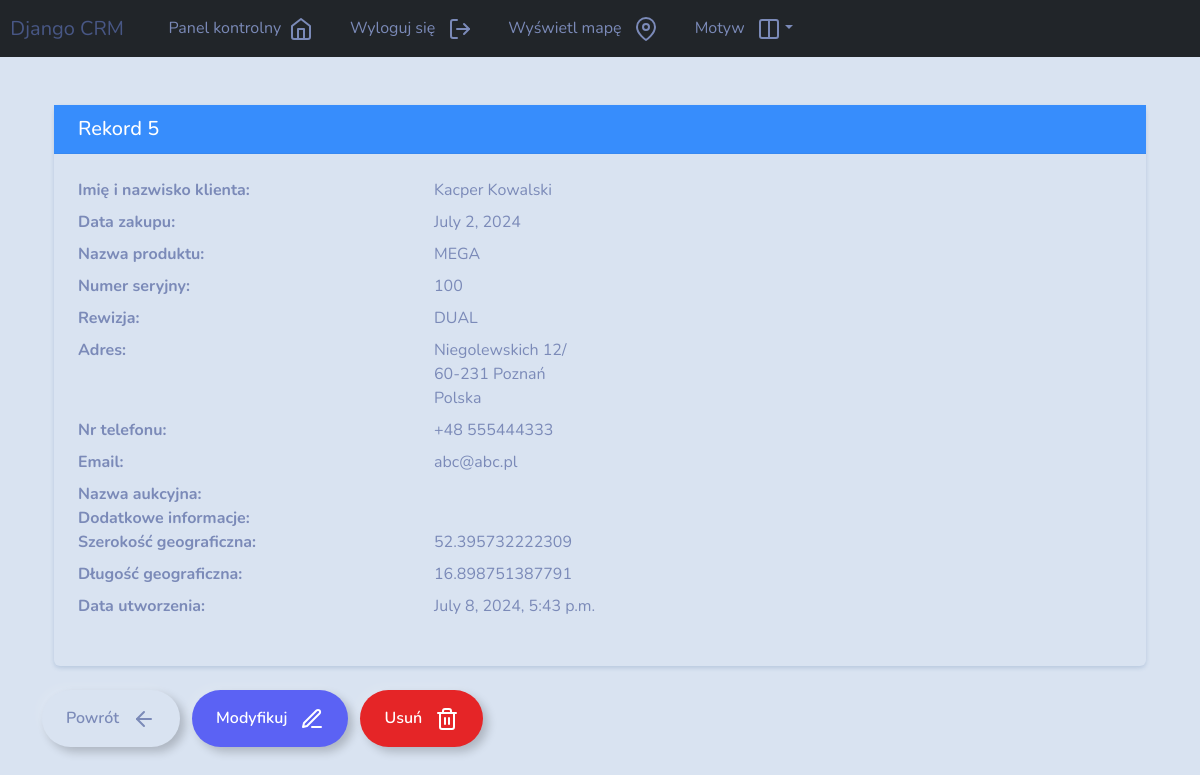
The app's page /record/5 (signed in) with its own data.
### webapp/models.py (models this page shows, shortened)
class Record(models.Model):
    creation_date = models.DateTimeField(auto_now_add=True)
    purchase_date = models.DateField(blank=True, null=True)  # Allows blank and NULL
    product_name = models.CharField(max_length=100, blank=True)  # Allows blank
    serial_number = models.CharField(max_length=100, blank=True)  # Allows blank
    revision = models.CharField(max_length=100, blank=True)  # Allows blank
    customer_first_name = models.CharField(max_length=100, blank=True)  # Allows blank
    customer_last_name = models.CharField(max_length=100, blank=True)  # Allows blank
    address_street = models.CharField(max_length=100, blank=True)  # Allows blank
    address_building = models.CharField(max_length=100, blank=True)  # Allows blank
    address_apartment = models.CharField(max_length=100, blank=True)  # Allows blank
    address_city = models.CharField(max_length=100, blank=True)  # Allows blank
    address_postal_code = models.CharField(max_length=100, blank=True)  # Allows blank
    address_country = models.CharField(max_length=100, blank=True)  # Allows blank
    phone_number = models.CharField(max_length=100, blank=True)  # Allows blank
    email = models.EmailField(max_length=100, blank=True)  # Allows blank
    auction_name = models.CharField(max_length=100, blank=True)  # Allows blank
    additional_info = models.TextField(max_length=1000, blank=True)  # Allows blank
    gps_latitude = models.FloatField(null=True, blank=True)  # Allows NULL and blank
    gps_longitude = models.FloatField(null=True, blank=True)  # Allows NULL and blank

### webapp/views.py (the view)
# urls.py: path('record/<int:pk>', views.view_record, name='view_record'),
@login_required(login_url='user_login')
def view_record(request, pk):
    all_records = Record.objects.get(id=pk)
    context = {'record': all_records}
    return render(request, 'webapp/view_record.html', context=context)

### webapp/templates/webapp/view_record.html (shortened to what this page needs)
{% extends 'webapp/base.html' %}
{% block content %}
<div class="container py-4">
    <div class="card shadow-sm">
        <div class="card-header bg-primary text-white">
            <h5 class="mb-0">Rekord {{ record.id }}</h5>
        </div>
        <div class="card-body">
            <dl class="row">
                <dt class="col-sm-4">Imię i nazwisko klienta:</dt>
                <dd class="col-sm-8">{{record.customer_first_name}} {{record.customer_last_name}}</dd>
                <dt class="col-sm-4">Data zakupu:</dt>
                <dd class="col-sm-8">{{record.purchase_date}}</dd>
                <dt class="col-sm-4">Nazwa produktu:</dt>
                <dd class="col-sm-8">{{record.product_name}}</dd>
                <dt class="col-sm-4">Numer seryjny:</dt>
                <dd class="col-sm-8">{{record.serial_number}}</dd>
                <dt class="col-sm-4">Rewizja:</dt>
                <dd class="col-sm-8">{{record.revision}}</dd>
                <dt class="col-sm-4">Adres:</dt>
                <dd class="col-sm-8">
                    {{record.address_street}} {{record.address_building}}/{{record.address_apartment}}<br>
                    {{record.address_postal_code}} {{record.address_city}}<br>
                    {{record.address_country}}
                </dd>
                <dt class="col-sm-4">Nr telefonu:</dt>
                <dd class="col-sm-8">{{record.phone_number}}</dd>
                <dt class="col-sm-4">Email:</dt>
                <dd class="col-sm-8">{{record.email}}</dd>
                <dt class="col-sm-4">Nazwa aukcyjna:</dt>
                <dd class="col-sm-8">{{record.auction_name}}</dd>
                <dt class="col-sm-4">Dodatkowe informacje:</dt>
                <dd class="col-sm-8">{{record.additional_info}}</dd>
                <dt class="col-sm-4">Szerokość geograficzna:</dt>
                <dd class="col-sm-8">{{record.gps_latitude}}</dd>
                <dt class="col-sm-4">Długość geograficzna:</dt>
                <dd class="col-sm-8">{{record.gps_longitude}}</dd>
                <dt class="col-sm-4">Data utworzenia:</dt>
                <dd class="col-sm-8">{{record.creation_date}}</dd>
            </dl>
        </div>
    </div>
</div>
<a href="{% url 'dashboard' %}" class="btn btn-outline-secondary">Powrót &nbsp&nbsp<i data-feather="arrow-left"></i></a>
<a href="{% url 'update_record' record.id %}" class="btn btn-outline-info">Modyfikuj &nbsp&nbsp<i data-feather="edit-3"></i></a>
<a href="{% url 'delete_record' record.id %}" class="btn btn-outline-danger">Usuń &nbsp&nbsp<i data-feather="trash-2"></i></a>
{% endblock %}

### records on screen
Record: id "5", customer_first_name "Kacper", customer_last_name "Kowalski", purchase_date "July 2, 2024", product_name "MEGA", serial_number "100", revision "DUAL", address_street "Niegolewskich", address_building "12", address_postal_code "60-231", address_city "Poznań", address_country "Polska", phone_number "+48 555444333", email "abc@abc.pl", gps_latitude "52.395732222309", gps_longitude "16.898751387791", creation_date "July 8, 2024, 5:43 p.m."
